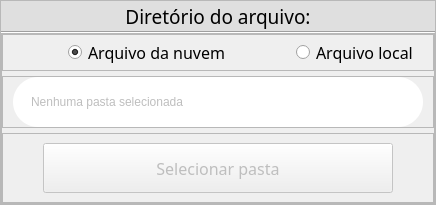
           <widget class="QFrame" name="frame_6">
            <property name="frameShape">
             <enum>QFrame::StyledPanel</enum>
            </property>
            <property name="frameShadow">
             <enum>QFrame::Raised</enum>
            </property>
            <layout class="QVBoxLayout" name="verticalLayout_6">
             <property name="spacing">
              <number>0</number>
             </property>
             <property name="leftMargin">
              <number>0</number>
             </property>
             <property name="topMargin">
              <number>0</number>
             </property>
             <property name="rightMargin">
              <number>0</number>
             </property>
             <property name="bottomMargin">
              <number>0</number>
             </property>
             <item>
              <widget class="QLabel" name="label_4">
               <property name="minimumSize">
                <size>
                 <width>0</width>
                 <height>30</height>
                </size>
               </property>
               <property name="maximumSize">
                <size>
                 <width>16777215</width>
                 <height>30</height>
                </size>
               </property>
               <property name="font">
                <font>
                 <family>Equinox Bold</family>
                 <pointsize>14</pointsize>
                </font>
               </property>
               <property name="styleSheet">
                <string notr="true">* { background-color: #dfdfdf}</string>
               </property>
               <property name="text">
                <string>Diretório do arquivo:</string>
               </property>
               <property name="alignment">
                <set>Qt::AlignCenter</set>
               </property>
              </widget>
             </item>
             <item>
              <widget class="Line" name="line_7">
               <property name="minimumSize">
                <size>
                 <width>0</width>
                 <height>2</height>
                </size>
               </property>
               <property name="maximumSize">
                <size>
                 <width>16777215</width>
                 <height>2</height>
                </size>
               </property>
               <property name="orientation">
                <enum>Qt::Horizontal</enum>
               </property>
              </widget>
             </item>
             <item>
              <widget class="QFrame" name="frame_8">
               <property name="frameShape">
                <enum>QFrame::StyledPanel</enum>
               </property>
               <property name="frameShadow">
                <enum>QFrame::Raised</enum>
               </property>
               <layout class="QVBoxLayout" name="verticalLayout_8">
                <property name="spacing">
                 <number>5</number>
                </property>
                <property name="leftMargin">
                 <number>0</number>
                </property>
                <property name="topMargin">
                 <number>0</number>
                </property>
                <property name="rightMargin">
                 <number>0</number>
                </property>
                <property name="bottomMargin">
                 <number>0</number>
                </property>
                <item>
                 <widget class="QFrame" name="frame_10">
                  <property name="frameShape">
                   <enum>QFrame::StyledPanel</enum>
                  </property>
                  <property name="frameShadow">
                   <enum>QFrame::Raised</enum>
                  </property>
                  <layout class="QHBoxLayout" name="horizontalLayout_2">
                   <property name="spacing">
                    <number>15</number>
                   </property>
                   <property name="leftMargin">
                    <number>15</number>
                   </property>
                   <property name="topMargin">
                    <number>0</number>
                   </property>
                   <property name="rightMargin">
                    <number>15</number>
                   </property>
                   <property name="bottomMargin">
                    <number>0</number>
                   </property>
                   <item>
                    <widget class="QLabel" name="ico_cloud">
                     <property name="minimumSize">
                      <size>
                       <width>35</width>
                       <height>35</height>
                      </size>
                     </property>
                     <property name="maximumSize">
                      <size>
                       <width>35</width>
                       <height>35</height>
                      </size>
                     </property>
                     <property name="text">
                      <string/>
                     </property>
                     <property name="pixmap">
                      <pixmap resource="icons.qrc">:/icons/assets/sharp_cloud_black_48dp.png</pixmap>
                     </property>
                     <property name="scaledContents">
                      <bool>true</bool>
                     </property>
                     <property name="alignment">
                      <set>Qt::AlignCenter</set>
                     </property>
                    </widget>
                   </item>
                   <item>
                    <widget class="QRadioButton" name="rb_cloud_file">
                     <property name="minimumSize">
                      <size>
                       <width>0</width>
                       <height>30</height>
                      </size>
                     </property>
                     <property name="maximumSize">
                      <size>
                       <width>16777215</width>
                       <height>30</height>
                      </size>
                     </property>
                     <property name="font">
                      <font>
                       <family>Equinox Bold</family>
                       <pointsize>12</pointsize>
                      </font>
                     </property>
                     <property name="cursor">
                      <cursorShape>PointingHandCursor</cursorShape>
                     </property>
                     <property name="text">
                      <string>Arquivo da nuvem</string>
                     </property>
                     <property name="checked">
                      <bool>true</bool>
                     </property>
                    </widget>
                   </item>
                   <item>
                    <widget class="QLabel" name="ico_local_file">
                     <property name="minimumSize">
                      <size>
                       <width>35</width>
                       <height>35</height>
                      </size>
                     </property>
                     <property name="maximumSize">
                      <size>
                       <width>35</width>
                       <height>35</height>
                      </size>
                     </property>
                     <property name="text">
                      <string/>
                     </property>
                     <property name="pixmap">
                      <pixmap resource="icons.qrc">:/icons/assets/sharp_insert_drive_file_black_48dp.png</pixmap>
                     </property>
                     <property name="scaledContents">
                      <bool>true</bool>
                     </property>
                     <property name="alignment">
                      <set>Qt::AlignCenter</set>
                     </property>
                    </widget>
                   </item>
                   <item>
                    <widget class="QRadioButton" name="rb_local_file">
                     <property name="minimumSize">
                      <size>
                       <width>0</width>
                       <height>30</height>
                      </size>
                     </property>
                     <property name="maximumSize">
                      <size>
                       <width>16777215</width>
                       <height>30</height>
                      </size>
                     </property>
                     <property name="font">
                      <font>
                       <family>Equinox Bold</family>
                       <pointsize>12</pointsize>
                      </font>
                     </property>
                     <property name="cursor">
                      <cursorShape>PointingHandCursor</cursorShape>
                     </property>
                     <property name="text">
                      <string>Arquivo local</string>
                     </property>
                    </widget>
                   </item>
                  </layout>
                 </widget>
                </item>
                <item>
                 <widget class="QFrame" name="frame_18">
                  <property name="frameShape">
                   <enum>QFrame::StyledPanel</enum>
                  </property>
                  <property name="frameShadow">
                   <enum>QFrame::Raised</enum>
                  </property>
                  <layout class="QHBoxLayout" name="horizontalLayout_7">
                   <property name="spacing">
                    <number>0</number>
                   </property>
                   <property name="leftMargin">
                    <number>10</number>
                   </property>
                   <property name="topMargin">
                    <number>0</number>
                   </property>
                   <property name="rightMargin">
                    <number>10</number>
                   </property>
                   <property name="bottomMargin">
                    <number>0</number>
                   </property>
                   <item>
                    <widget class="QLabel" name="le_file_path">
                     <property name="enabled">
                      <bool>false</bool>
                     </property>
                     <property name="minimumSize">
                      <size>
                       <width>0</width>
                       <height>50</height>
                      </size>
                     </property>
                     <property name="maximumSize">
                      <size>
                       <width>16777215</width>
                       <height>50</height>
                      </size>
                     </property>
                     <property name="styleSheet">
                      <string notr="true">* { background-color: white; padding: 15; border-radius:25}</string>
                     </property>
                     <property name="text">
                      <string>Nenhuma pasta selecionada</string>
                     </property>
                    </widget>
                   </item>
                  </layout>
                 </widget>
                </item>
                <item>
                 <widget class="QFrame" name="frame_12">
                  <property name="minimumSize">
                   <size>
                    <width>0</width>
                    <height>70</height>
                   </size>
                  </property>
                  <property name="maximumSize">
                   <size>
                    <width>16777215</width>
                    <height>70</height>
                   </size>
                  </property>
                  <property name="frameShape">
                   <enum>QFrame::StyledPanel</enum>
                  </property>
                  <property name="frameShadow">
                   <enum>QFrame::Raised</enum>
                  </property>
                  <layout class="QHBoxLayout" name="horizontalLayout_3">
                   <property name="spacing">
                    <number>0</number>
                   </property>
                   <property name="leftMargin">
                    <number>0</number>
                   </property>
                   <property name="topMargin">
                    <number>0</number>
                   </property>
                   <property name="rightMargin">
                    <number>0</number>
                   </property>
                   <property name="bottomMargin">
                    <number>0</number>
                   </property>
                   <item>
                    <widget class="QPushButton" name="btn_search_file">
                     <property name="enabled">
                      <bool>false</bool>
                     </property>
                     <property name="minimumSize">
                      <size>
                       <width>350</width>
                       <height>50</height>
                      </size>
                     </property>
                     <property name="maximumSize">
                      <size>
                       <width>350</width>
                       <height>50</height>
                      </size>
                     </property>
                     <property name="font">
                      <font>
                       <family>Equinox Bold</family>
                       <pointsize>12</pointsize>
                      </font>
                     </property>
                     <property name="cursor">
                      <cursorShape>PointingHandCursor</cursorShape>
                     </property>
                     <property name="text">
                      <string>Selecionar pasta</string>
                     </property>
                    </widget>
                   </item>
                  </layout>
                 </widget>
                </item>
               </layout>
              </widget>
             </item>
            </layout>
           </widget>
